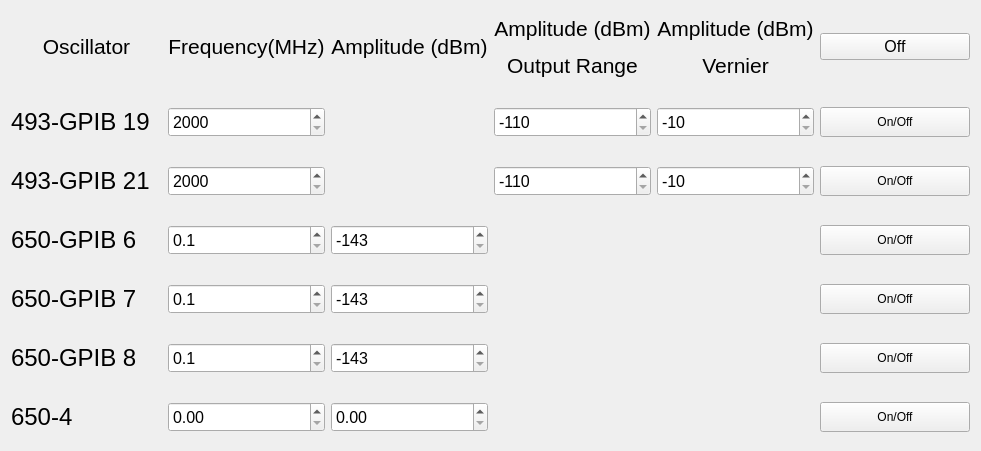
  <widget class="QWidget" name="gridLayoutWidget">
   <property name="geometry">
    <rect>
     <x>55</x>
     <y>20</y>
     <width>981</width>
     <height>451</height>
    </rect>
   </property>
   <layout class="QGridLayout" name="gridLayout_4">
    <property name="verticalSpacing">
     <number>24</number>
    </property>
    <item row="6" column="0">
     <widget class="QLabel" name="label_7">
      <property name="text">
       <string>&lt;html&gt;&lt;head/&gt;&lt;body&gt;&lt;p&gt;&lt;span style=&quot; font-size:18pt;&quot;&gt;650-4&lt;/span&gt;&lt;/p&gt;&lt;/body&gt;&lt;/html&gt;</string>
      </property>
     </widget>
    </item>
    <item row="0" column="0">
     <widget class="QLabel" name="label">
      <property name="frameShape">
       <enum>QFrame::NoFrame</enum>
      </property>
      <property name="text">
       <string>&lt;html&gt;&lt;head/&gt;&lt;body&gt;&lt;p&gt;&lt;span style=&quot; font-size:16pt;&quot;&gt;Oscillator&lt;/span&gt;&lt;/p&gt;&lt;/body&gt;&lt;/html&gt;</string>
      </property>
      <property name="alignment">
       <set>Qt::AlignCenter</set>
      </property>
     </widget>
    </item>
    <item row="1" column="0">
     <widget class="QLabel" name="label_2">
      <property name="maximumSize">
       <size>
        <width>16777215</width>
        <height>16777215</height>
       </size>
      </property>
      <property name="text">
       <string>&lt;html&gt;&lt;head/&gt;&lt;body&gt;&lt;p&gt;&lt;span style=&quot; font-size:18pt;&quot;&gt;493-GPIB 19&lt;/span&gt;&lt;/p&gt;&lt;/body&gt;&lt;/html&gt;</string>
      </property>
     </widget>
    </item>
    <item row="4" column="0">
     <widget class="QLabel" name="label_5">
      <property name="text">
       <string>&lt;html&gt;&lt;head/&gt;&lt;body&gt;&lt;p&gt;&lt;span style=&quot; font-size:18pt;&quot;&gt;650-GPIB 7&lt;/span&gt;&lt;/p&gt;&lt;/body&gt;&lt;/html&gt;</string>
      </property>
     </widget>
    </item>
    <item row="2" column="0">
     <widget class="QLabel" name="label_3">
      <property name="text">
       <string>&lt;html&gt;&lt;head/&gt;&lt;body&gt;&lt;p&gt;&lt;span style=&quot; font-size:18pt;&quot;&gt;493-GPIB 21&lt;/span&gt;&lt;/p&gt;&lt;/body&gt;&lt;/html&gt;</string>
      </property>
     </widget>
    </item>
    <item row="5" column="0">
     <widget class="QLabel" name="label_6">
      <property name="text">
       <string>&lt;html&gt;&lt;head/&gt;&lt;body&gt;&lt;p&gt;&lt;span style=&quot; font-size:18pt;&quot;&gt;650-GPIB 8&lt;/span&gt;&lt;/p&gt;&lt;/body&gt;&lt;/html&gt;</string>
      </property>
     </widget>
    </item>
    <item row="3" column="0">
     <widget class="QLabel" name="label_4">
      <property name="text">
       <string>&lt;html&gt;&lt;head/&gt;&lt;body&gt;&lt;p&gt;&lt;span style=&quot; font-size:18pt;&quot;&gt;650-GPIB 6&lt;/span&gt;&lt;/p&gt;&lt;/body&gt;&lt;/html&gt;</string>
      </property>
     </widget>
    </item>
    <item row="0" column="1">
     <widget class="QLabel" name="label_8">
      <property name="text">
       <string>&lt;html&gt;&lt;head/&gt;&lt;body&gt;&lt;p&gt;&lt;span style=&quot; font-size:16pt;&quot;&gt;Frequency(MHz)&lt;/span&gt;&lt;/p&gt;&lt;/body&gt;&lt;/html&gt;</string>
      </property>
      <property name="alignment">
       <set>Qt::AlignCenter</set>
      </property>
     </widget>
    </item>
    <item row="0" column="2">
     <widget class="QLabel" name="label_9">
      <property name="text">
       <string>&lt;html&gt;&lt;head/&gt;&lt;body&gt;&lt;p&gt;&lt;span style=&quot; font-size:16pt;&quot;&gt;Amplitude (dBm)&lt;/span&gt;&lt;/p&gt;&lt;/body&gt;&lt;/html&gt;</string>
      </property>
      <property name="alignment">
       <set>Qt::AlignCenter</set>
      </property>
     </widget>
    </item>
    <item row="2" column="1">
     <widget class="QDoubleSpinBox" name="GPIB21spinFreq">
      <property name="minimumSize">
       <size>
        <width>0</width>
        <height>30</height>
       </size>
      </property>
      <property name="font">
       <font>
        <pointsize>12</pointsize>
       </font>
      </property>
      <property name="keyboardTracking">
       <bool>false</bool>
      </property>
      <property name="suffix">
       <string/>
      </property>
      <property name="decimals">
       <number>0</number>
      </property>
      <property name="minimum">
       <double>2000.000000000000000</double>
      </property>
      <property name="maximum">
       <double>18000.000000000000000</double>
      </property>
     </widget>
    </item>
    <item row="4" column="1">
     <widget class="QDoubleSpinBox" name="GPIB7spinFreq">
      <property name="minimumSize">
       <size>
        <width>0</width>
        <height>30</height>
       </size>
      </property>
      <property name="font">
       <font>
        <pointsize>12</pointsize>
       </font>
      </property>
      <property name="keyboardTracking">
       <bool>false</bool>
      </property>
      <property name="decimals">
       <number>1</number>
      </property>
      <property name="minimum">
       <double>0.100000000000000</double>
      </property>
      <property name="maximum">
       <double>2060.000000000000000</double>
      </property>
      <property name="singleStep">
       <double>0.100000000000000</double>
      </property>
     </widget>
    </item>
    <item row="2" column="3">
     <widget class="QDoubleSpinBox" name="GPIB21spinAmpDec">
      <property name="minimumSize">
       <size>
        <width>0</width>
        <height>30</height>
       </size>
      </property>
      <property name="font">
       <font>
        <pointsize>12</pointsize>
       </font>
      </property>
      <property name="keyboardTracking">
       <bool>false</bool>
      </property>
      <property name="decimals">
       <number>0</number>
      </property>
      <property name="minimum">
       <double>-110.000000000000000</double>
      </property>
      <property name="maximum">
       <double>0.000000000000000</double>
      </property>
      <property name="singleStep">
       <double>10.000000000000000</double>
      </property>
      <property name="value">
       <double>-110.000000000000000</double>
      </property>
     </widget>
    </item>
    <item row="1" column="1">
     <widget class="QDoubleSpinBox" name="GPIB19spinFreq">
      <property name="minimumSize">
       <size>
        <width>0</width>
        <height>30</height>
       </size>
      </property>
      <property name="sizeIncrement">
       <size>
        <width>0</width>
        <height>5</height>
       </size>
      </property>
      <property name="font">
       <font>
        <pointsize>12</pointsize>
       </font>
      </property>
      <property name="frame">
       <bool>true</bool>
      </property>
      <property name="keyboardTracking">
       <bool>false</bool>
      </property>
      <property name="decimals">
       <number>0</number>
      </property>
      <property name="minimum">
       <double>2000.000000000000000</double>
      </property>
      <property name="maximum">
       <double>18000.000000000000000</double>
      </property>
      <property name="value">
       <double>2000.000000000000000</double>
      </property>
     </widget>
    </item>
    <item row="3" column="1">
     <widget class="QDoubleSpinBox" name="GPIB6spinFreq">
      <property name="minimumSize">
       <size>
        <width>0</width>
        <height>30</height>
       </size>
      </property>
      <property name="font">
       <font>
        <pointsize>12</pointsize>
       </font>
      </property>
      <property name="keyboardTracking">
       <bool>false</bool>
      </property>
      <property name="decimals">
       <number>1</number>
      </property>
      <property name="minimum">
       <double>0.100000000000000</double>
      </property>
      <property name="maximum">
       <double>2060.000000000000000</double>
      </property>
      <property name="singleStep">
       <double>0.100000000000000</double>
      </property>
     </widget>
    </item>
    <item row="5" column="2">
     <widget class="QDoubleSpinBox" name="GPIB8spinAmp">
      <property name="minimumSize">
       <size>
        <width>0</width>
        <height>30</height>
       </size>
      </property>
      <property name="font">
       <font>
        <pointsize>12</pointsize>
       </font>
      </property>
      <property name="keyboardTracking">
       <bool>false</bool>
      </property>
      <property name="decimals">
       <number>0</number>
      </property>
      <property name="minimum">
       <double>-143.000000000000000</double>
      </property>
      <property name="maximum">
       <double>13.000000000000000</double>
      </property>
      <property name="value">
       <double>-143.000000000000000</double>
      </property>
     </widget>
    </item>
    <item row="1" column="4">
     <widget class="QDoubleSpinBox" name="GPIB19spinAmpVer">
      <property name="minimumSize">
       <size>
        <width>0</width>
        <height>30</height>
       </size>
      </property>
      <property name="font">
       <font>
        <pointsize>12</pointsize>
       </font>
      </property>
      <property name="keyboardTracking">
       <bool>false</bool>
      </property>
      <property name="decimals">
       <number>0</number>
      </property>
      <property name="minimum">
       <double>-10.000000000000000</double>
      </property>
      <property name="maximum">
       <double>3.000000000000000</double>
      </property>
      <property name="singleStep">
       <double>1.000000000000000</double>
      </property>
      <property name="value">
       <double>-10.000000000000000</double>
      </property>
     </widget>
    </item>
    <item row="6" column="2">
     <widget class="QDoubleSpinBox" name="spinAmp4">
      <property name="minimumSize">
       <size>
        <width>0</width>
        <height>30</height>
       </size>
      </property>
      <property name="font">
       <font>
        <pointsize>12</pointsize>
       </font>
      </property>
      <property name="keyboardTracking">
       <bool>false</bool>
      </property>
     </widget>
    </item>
    <item row="4" column="2">
     <widget class="QDoubleSpinBox" name="GPIB7spinAmp">
      <property name="minimumSize">
       <size>
        <width>0</width>
        <height>30</height>
       </size>
      </property>
      <property name="font">
       <font>
        <pointsize>12</pointsize>
       </font>
      </property>
      <property name="keyboardTracking">
       <bool>false</bool>
      </property>
      <property name="decimals">
       <number>0</number>
      </property>
      <property name="minimum">
       <double>-143.000000000000000</double>
      </property>
      <property name="maximum">
       <double>13.000000000000000</double>
      </property>
      <property name="value">
       <double>-143.000000000000000</double>
      </property>
     </widget>
    </item>
    <item row="2" column="5">
     <widget class="QPushButton" name="GPIB21switch">
      <property name="minimumSize">
       <size>
        <width>0</width>
        <height>30</height>
       </size>
      </property>
      <property name="autoFillBackground">
       <bool>false</bool>
      </property>
      <property name="text">
       <string>On/Off</string>
      </property>
      <property name="checkable">
       <bool>true</bool>
      </property>
      <property name="checked">
       <bool>false</bool>
      </property>
      <property name="autoRepeatInterval">
       <number>100</number>
      </property>
     </widget>
    </item>
    <item row="2" column="4">
     <widget class="QDoubleSpinBox" name="GPIB21spinAmpVer">
      <property name="minimumSize">
       <size>
        <width>0</width>
        <height>30</height>
       </size>
      </property>
      <property name="font">
       <font>
        <pointsize>12</pointsize>
       </font>
      </property>
      <property name="keyboardTracking">
       <bool>false</bool>
      </property>
      <property name="decimals">
       <number>0</number>
      </property>
      <property name="minimum">
       <double>-10.000000000000000</double>
      </property>
      <property name="maximum">
       <double>3.000000000000000</double>
      </property>
      <property name="value">
       <double>-10.000000000000000</double>
      </property>
     </widget>
    </item>
    <item row="3" column="2">
     <widget class="QDoubleSpinBox" name="GPIB6spinAmp">
      <property name="minimumSize">
       <size>
        <width>0</width>
        <height>30</height>
       </size>
      </property>
      <property name="font">
       <font>
        <pointsize>12</pointsize>
       </font>
      </property>
      <property name="keyboardTracking">
       <bool>false</bool>
      </property>
      <property name="decimals">
       <number>0</number>
      </property>
      <property name="minimum">
       <double>-143.000000000000000</double>
      </property>
      <property name="maximum">
       <double>13.000000000000000</double>
      </property>
      <property name="value">
       <double>-143.000000000000000</double>
      </property>
     </widget>
    </item>
    <item row="1" column="3">
     <widget class="QDoubleSpinBox" name="GPIB19spinAmpDec">
      <property name="minimumSize">
       <size>
        <width>0</width>
        <height>30</height>
       </size>
      </property>
      <property name="font">
       <font>
        <pointsize>12</pointsize>
       </font>
      </property>
      <property name="keyboardTracking">
       <bool>false</bool>
      </property>
      <property name="decimals">
       <number>0</number>
      </property>
      <property name="minimum">
       <double>-110.000000000000000</double>
      </property>
      <property name="maximum">
       <double>0.000000000000000</double>
      </property>
      <property name="singleStep">
       <double>10.000000000000000</double>
      </property>
      <property name="value">
       <double>-110.000000000000000</double>
      </property>
     </widget>
    </item>
    <item row="0" column="3">
     <widget class="QLabel" name="label_10">
      <property name="text">
       <string>&lt;html&gt;&lt;head/&gt;&lt;body&gt;&lt;p&gt;&lt;span style=&quot; font-size:16pt;&quot;&gt;Amplitude (dBm)&lt;/span&gt;&lt;/p&gt;&lt;p&gt;&lt;span style=&quot; font-size:16pt;&quot;&gt;Output Range&lt;/span&gt;&lt;/p&gt;&lt;/body&gt;&lt;/html&gt;</string>
      </property>
      <property name="alignment">
       <set>Qt::AlignCenter</set>
      </property>
     </widget>
    </item>
    <item row="5" column="1">
     <widget class="QDoubleSpinBox" name="GPIB8spinFreq">
      <property name="minimumSize">
       <size>
        <width>0</width>
        <height>30</height>
       </size>
      </property>
      <property name="font">
       <font>
        <pointsize>12</pointsize>
       </font>
      </property>
      <property name="keyboardTracking">
       <bool>false</bool>
      </property>
      <property name="decimals">
       <number>1</number>
      </property>
      <property name="minimum">
       <double>0.100000000000000</double>
      </property>
      <property name="maximum">
       <double>1030.000000000000000</double>
      </property>
      <property name="singleStep">
       <double>0.100000000000000</double>
      </property>
     </widget>
    </item>
    <item row="0" column="4">
     <widget class="QLabel" name="label_11">
      <property name="text">
       <string>&lt;html&gt;&lt;head/&gt;&lt;body&gt;&lt;p&gt;&lt;span style=&quot; font-size:16pt;&quot;&gt;Amplitude (dBm)&lt;/span&gt;&lt;/p&gt;&lt;p&gt;&lt;span style=&quot; font-size:16pt;&quot;&gt;Vernier&lt;/span&gt;&lt;/p&gt;&lt;/body&gt;&lt;/html&gt;</string>
      </property>
      <property name="alignment">
       <set>Qt::AlignCenter</set>
      </property>
     </widget>
    </item>
    <item row="6" column="5">
     <widget class="QPushButton" name="switch4">
      <property name="minimumSize">
       <size>
        <width>0</width>
        <height>30</height>
       </size>
      </property>
      <property name="autoFillBackground">
       <bool>false</bool>
      </property>
      <property name="text">
       <string>On/Off</string>
      </property>
      <property name="checkable">
       <bool>true</bool>
      </property>
      <property name="checked">
       <bool>false</bool>
      </property>
      <property name="autoRepeatInterval">
       <number>100</number>
      </property>
     </widget>
    </item>
    <item row="4" column="5">
     <widget class="QPushButton" name="GPIB7switch">
      <property name="minimumSize">
       <size>
        <width>0</width>
        <height>30</height>
       </size>
      </property>
      <property name="autoFillBackground">
       <bool>false</bool>
      </property>
      <property name="text">
       <string>On/Off</string>
      </property>
      <property name="checkable">
       <bool>true</bool>
      </property>
      <property name="checked">
       <bool>false</bool>
      </property>
      <property name="autoRepeatInterval">
       <number>100</number>
      </property>
     </widget>
    </item>
    <item row="1" column="5">
     <widget class="QPushButton" name="GPIB19switch">
      <property name="minimumSize">
       <size>
        <width>0</width>
        <height>30</height>
       </size>
      </property>
      <property name="autoFillBackground">
       <bool>true</bool>
      </property>
      <property name="styleSheet">
       <string notr="true"/>
      </property>
      <property name="text">
       <string>On/Off</string>
      </property>
      <property name="checkable">
       <bool>true</bool>
      </property>
      <property name="checked">
       <bool>false</bool>
      </property>
      <property name="autoRepeatInterval">
       <number>100</number>
      </property>
      <property name="default">
       <bool>false</bool>
      </property>
     </widget>
    </item>
    <item row="3" column="5">
     <widget class="QPushButton" name="GPIB6switch">
      <property name="minimumSize">
       <size>
        <width>0</width>
        <height>30</height>
       </size>
      </property>
      <property name="autoFillBackground">
       <bool>false</bool>
      </property>
      <property name="text">
       <string>On/Off</string>
      </property>
      <property name="checkable">
       <bool>true</bool>
      </property>
      <property name="checked">
       <bool>false</bool>
      </property>
      <property name="autoRepeatInterval">
       <number>100</number>
      </property>
     </widget>
    </item>
    <item row="5" column="5">
     <widget class="QPushButton" name="GPIB8switch">
      <property name="minimumSize">
       <size>
        <width>0</width>
        <height>30</height>
       </size>
      </property>
      <property name="autoFillBackground">
       <bool>false</bool>
      </property>
      <property name="text">
       <string>On/Off</string>
      </property>
      <property name="checkable">
       <bool>true</bool>
      </property>
      <property name="checked">
       <bool>false</bool>
      </property>
      <property name="autoRepeatInterval">
       <number>100</number>
      </property>
     </widget>
    </item>
    <item row="6" column="1">
     <widget class="QDoubleSpinBox" name="spinFreq4">
      <property name="minimumSize">
       <size>
        <width>0</width>
        <height>30</height>
       </size>
      </property>
      <property name="font">
       <font>
        <pointsize>12</pointsize>
       </font>
      </property>
      <property name="keyboardTracking">
       <bool>false</bool>
      </property>
     </widget>
    </item>
    <item row="0" column="5">
     <widget class="QPushButton" name="allOff">
      <property name="font">
       <font>
        <pointsize>12</pointsize>
        <weight>50</weight>
        <bold>false</bold>
       </font>
      </property>
      <property name="styleSheet">
       <string notr="true"/>
      </property>
      <property name="text">
       <string>Off</string>
      </property>
      <property name="checkable">
       <bool>false</bool>
      </property>
     </widget>
    </item>
   </layout>
  </widget>
